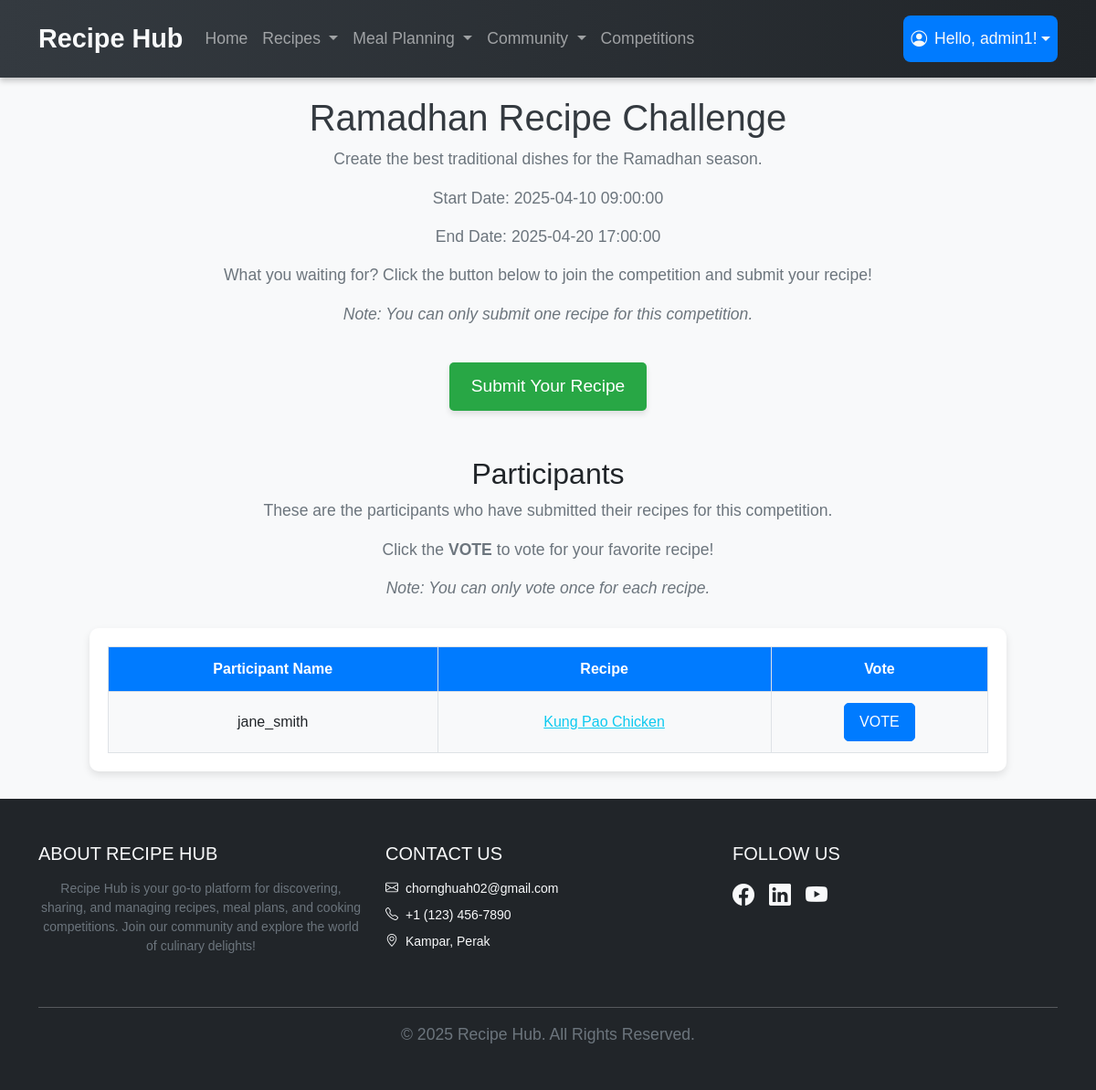
The app's page /cooking_competition_module/competition_details.php?id=2 (signed in), older data.
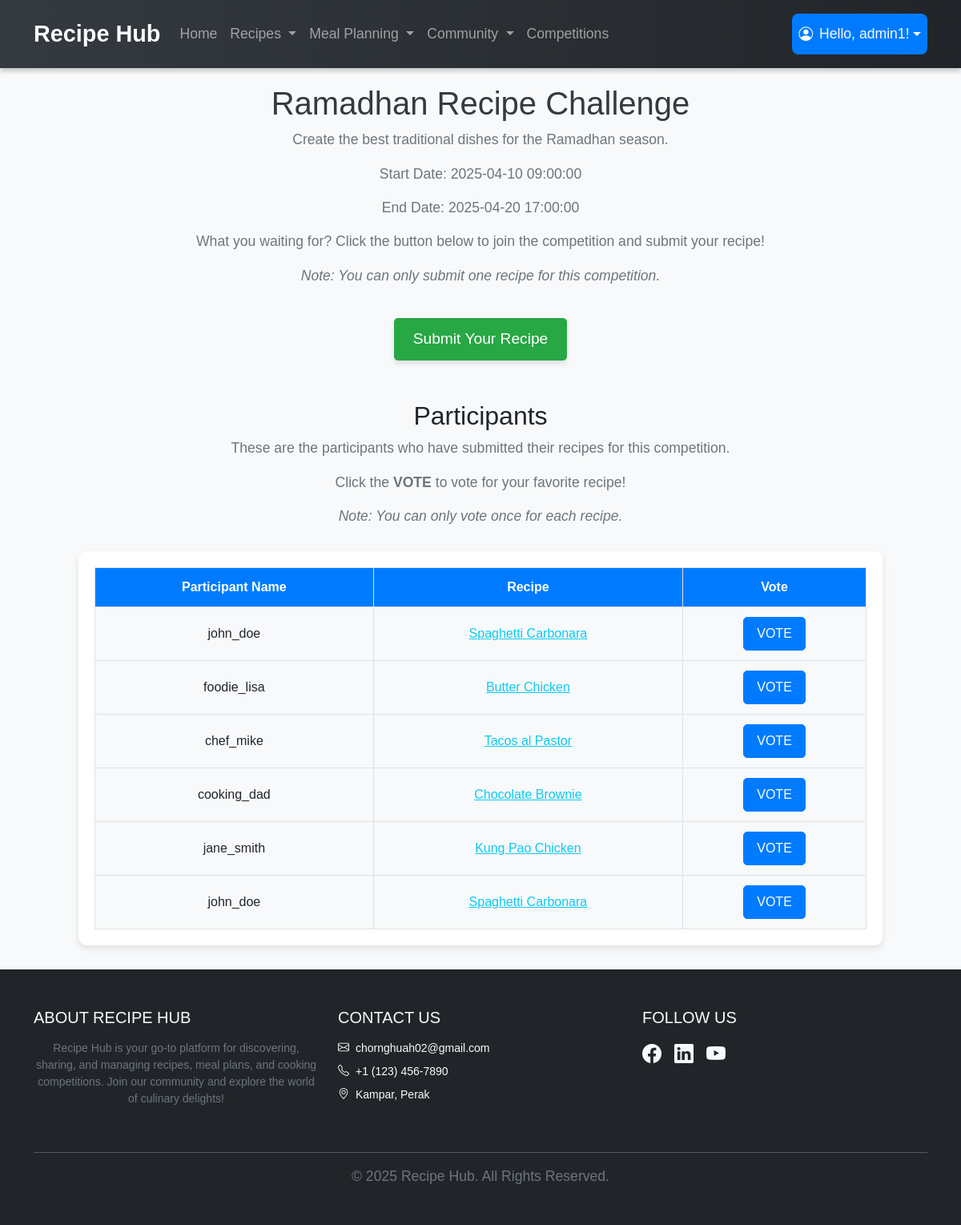
The same page, newer data.
### tables this page shows
CREATE TABLE competition (
    competition_id INT PRIMARY KEY AUTO_INCREMENT,
    competition_name VARCHAR(255) NOT NULL,
    image_path VARCHAR(255) NOT NULL,
    description TEXT NOT NULL,
    start_date TIMESTAMP NOT NULL DEFAULT CURRENT_TIMESTAMP ON UPDATE CURRENT_TIMESTAMP,
    end_date TIMESTAMP NULL DEFAULT NULL
);

CREATE TABLE competition_submission (
    submission_id INT PRIMARY KEY AUTO_INCREMENT,
    competition_id INT NOT NULL,
    user_id INT NOT NULL,
    recipe_id INT NOT NULL,
    submission_date TIMESTAMP NOT NULL DEFAULT CURRENT_TIMESTAMP ON UPDATE CURRENT_TIMESTAMP,
    FOREIGN KEY (competition_id) REFERENCES competition(competition_id) ON DELETE CASCADE,
    FOREIGN KEY (user_id) REFERENCES User(user_id) ON DELETE CASCADE,
    FOREIGN KEY (recipe_id) REFERENCES Recipe(recipe_id) ON DELETE CASCADE
);

CREATE TABLE User (
    user_id INT AUTO_INCREMENT PRIMARY KEY,
    username VARCHAR(50) NOT NULL,
    email VARCHAR(100) NOT NULL,
    password VARCHAR(255) NOT NULL,
    isAdmin BOOLEAN DEFAULT 0
);

CREATE TABLE Recipe (
    recipe_id INT AUTO_INCREMENT PRIMARY KEY,
    user_id INT NOT NULL,
    cuisine_id INT,
    category_id INT,
    title VARCHAR(100) NOT NULL,
    description TEXT NOT NULL,
    prep_time TIME NOT NULL,
    cook_time TIME NOT NULL,
    servings INT NOT NULL,
    spicy BOOLEAN NOT NULL DEFAULT FALSE,
    image_path VARCHAR(255),
    created_at TIMESTAMP DEFAULT CURRENT_TIMESTAMP,
    updated_at TIMESTAMP DEFAULT CURRENT_TIMESTAMP ON UPDATE CURRENT_TIMESTAMP,
    FOREIGN KEY (user_id) REFERENCES User(user_id) ON DELETE CASCADE,
    FOREIGN KEY (cuisine_id) REFERENCES Cuisine(cuisine_id) ON DELETE SET NULL,
    FOREIGN KEY (category_id) REFERENCES Category(category_id) ON DELETE SET NULL
);

### cooking_competition_module/competition_details.php (the view, shortened to what this page needs)
<?php
require("../user_module/database.php");
$competition_id = isset($_GET['id']) ? intval($_GET['id']) : '';
$query = "SELECT * FROM competition WHERE competition_id = '$competition_id'";
$result = mysqli_query($con, $query);
$competition = mysqli_fetch_assoc($result);
?>
<!DOCTYPE html>
<html>
<head>
    <link href="https://cdn.jsdelivr.net/npm/bootstrap@5.3.2/dist/css/bootstrap.min.css" rel="stylesheet">
</head>
<body>
    <?php include("../navbar.php"); ?>
    <div class="container">
        <h1><?php echo $competition['competition_name']; ?></h1>
        <p><?php echo $competition['description']; ?></p>
        <p>Start Date: <?php echo $competition['start_date']; ?></p>
        <p>End Date: <?php echo $competition['end_date']; ?></p>
        <p>What you waiting for? Click the button below to join the competition and submit your recipe!</p>
        <p><em>Note: You can only submit one recipe for this competition.</em></p>
        <div style="text-align: center; margin: 20px auto;">
            <a href="submit_recipe.php?competition_id=<?php echo $competition_id; ?>" class="submit-recipe-btn">
                Submit Your Recipe
            </a>
        </div>
        <div id="participant-info">
            <h2 style="text-align: center; margin-top: 30px;">Participants</h2>
            <p>These are the participants who have submitted their recipes for this competition.</p>
            <p>Click the <b>VOTE</b> to vote for your favorite recipe!</p>
            <p><em>Note: You can only vote once for each recipe.</em></p>
        </div>
        <div id="ongoing-competition" class="table-container">
            <table>
                <thead>
                    <tr>
                        <th>Participant Name</th>
                        <th>Recipe</th>
                        <th>Vote</th>
                    </tr>
                </thead>
                <tbody>
                    <?php
                    $query = "SELECT u.username, r.title, c.submission_id, r.recipe_id
                                    FROM Recipe r INNER JOIN User u ON r.user_id = u.user_id
                                    INNER JOIN competition_submission c ON r.recipe_id = c.recipe_id
                                    WHERE competition_id = '$competition_id'";
                    $result = mysqli_query($con, $query);
                    if (mysqli_num_rows($result) > 0) {
                        while ($row = mysqli_fetch_assoc($result)) {
                            echo "<tr>";
                            echo "<td>" . $row['username'] . "</td>";
                            echo '<td>
                                            <a href="#"
                                               onclick="loadRecipeDetails(' . $row['recipe_id'] . ');"
                                               class="text-info"
                                               data-bs-toggle="modal"
                                               data-bs-target="#viewModal">
                                                ' . htmlspecialchars($row['title']) . '
                                            </a>
                                        </td>';
                            echo "<td>
                                            <form action='' method='POST' style='display:inline;'>
                                                <input type='hidden' name='submission_id' value='" . $row['submission_id'] . "'>
                                                <button type='submit' class='btn btn-primary'>VOTE</button>
                                            </form>
                                        </td>";
                            echo "</tr>";
                        }
                    } else {
                        echo "<p>No participants found for this competition.</p>";
                    }
                    ?>
                </tbody>
            </table>
        </div>
    </div>
    <?php include '../footer.php'; ?>
</body>
</html>

### navbar.php (shortened to what this page needs)
<!DOCTYPE html>
<html lang="en">
<head>
    <link href="https://cdn.jsdelivr.net/npm/bootstrap-icons/font/bootstrap-icons.css" rel="stylesheet">
</head>
<body>
    <nav class="navbar navbar-expand-lg navbar-dark">
        <div class="container">
            <a class="navbar-brand" href="/Server-Side-Assignment/index.php">Recipe Hub</a>
            <div class="collapse navbar-collapse" id="navbarNav">
                <ul class="navbar-nav">
                    <li class="nav-item">
                        <a class="nav-link <?php echo basename($_SERVER['PHP_SELF']) == 'index.php' ? 'active' : ''; ?>" href="/Server-Side-Assignment/index.php">Home</a>
                    </li>
                    <li class="nav-item dropdown">
                        <a class="nav-link dropdown-toggle <?php echo in_array(basename($_SERVER['PHP_SELF']), ['recipe.php', 'recipe_user.php', 'recipe_admin.php', 'add_recipe.php', 'edit_recipe.php']) ? 'active' : ''; ?>" href="#" id="recipesDropdown" role="button" data-bs-toggle="dropdown" aria-expanded="false">
                            Recipes
                        </a>
                    </li>
                    <li class="nav-item dropdown">
                        <a class="nav-link dropdown-toggle <?php echo in_array(basename($_SERVER['PHP_SELF']), ['meal_plan_add.php', 'meal_plan_list.php', 'meal_plan_display.php', 'list_templates.php', 'view_template.php', 'edit_template.php', 'meal_plan_edit.php']) ? 'active' : ''; ?>" href="#" id="mealPlanningDropdown" role="button" data-bs-toggle="dropdown" aria-expanded="false">
                            Meal Planning
                        </a>
                    </li>
                    <li class="nav-item dropdown">
                        <a class="nav-link dropdown-toggle <?php echo in_array(basename($_SERVER['PHP_SELF']), ['Community.php', 'Add_post.php']) ? 'active' : ''; ?>" href="#" id="communityDropdown" role="button" data-bs-toggle="dropdown" aria-expanded="false">
                            Community
                        </a>
                    </li>
                    <li class="nav-item">
                        <a class="nav-link <?php echo basename($_SERVER['PHP_SELF']) == 'competition_main.php' ? 'active' : ''; ?>" href="/Server-Side-Assignment/cooking_competition_module/competition_main.php">Competitions</a>
                    </li>
                </ul>
                <ul class="navbar-nav ms-auto">
                    <?php if (isset($_SESSION['username'])): ?>
                        <li class="nav-item dropdown">
                            <a class="nav-link dropdown-toggle d-flex align-items-center user-dropdown" href="#" id="userDropdown" role="button" data-bs-toggle="dropdown" aria-expanded="false">
                                <i class="bi bi-person-circle me-2"></i>
                                Hello, <?php echo htmlspecialchars($_SESSION['username']); ?>!
                            </a>
                        </li>
                    <?php endif; ?>
                </ul>
            </div>
        </div>
    </nav>
</body>
</html>

### footer.php
<footer class="bg-dark text-light py-5">
    <div class="container">
        <div class="row text-center text-md-start">
            <div class="col-md-4 mb-4">
                <h5 class="text-uppercase mb-3">About Recipe Hub</h5>
                <p class="small">Recipe Hub is your go-to platform for discovering, sharing, and managing recipes, meal plans, and cooking competitions. Join our community and explore the world of culinary delights!</p>
            </div>
            <div class="col-md-4 mb-4">
                <h5 class="text-uppercase mb-3">Contact Us</h5>
                <ul class="list-unstyled small">
                    <li class="mb-2"><i class="bi bi-envelope me-2"></i><a href="mailto:chornghuah02@gmail.com" class="text-light text-decoration-none">chornghuah02@gmail.com</a></li>
                    <li class="mb-2"><i class="bi bi-telephone me-2"></i>+1 (123) 456-7890</li>
                    <li><i class="bi bi-geo-alt me-2"></i>Kampar, Perak</li>
                </ul>
            </div>
            <div class="col-md-4 mb-4">
                <h5 class="text-uppercase mb-3">Follow Us</h5>
                <div class="d-flex justify-content-center justify-content-md-start">
                    <a href="https://www.facebook.com/UTARnet/" class="text-light me-3"><i class="bi bi-facebook fs-4"></i></a>
                    <a href="https://www.linkedin.com/in/leechornghuah/" class="text-light me-3"><i class="bi bi-linkedin fs-4"></i></a>
                    <a href="https://www.youtube.com/watch?v=0i0bCWGKDE0" class="text-light"><i class="bi bi-youtube fs-4"></i></a>
                </div>
            </div>
        </div>
        <hr class="bg-light">
        <div class="text-center small">
            <p class="mb-0">&copy; <?php echo date('Y'); ?> Recipe Hub. All Rights Reserved.</p>
        </div>
    </div>
</footer>

### cooking_competition_module/competition_details.php (style rules this page uses)
body { font-family: 'Arial', sans-serif; margin: 0; padding: 0; background-color: #f8f9fa; }
h1 { text-align: center; color: #343a40; font-size: 2.5rem; margin-top: 20px; }
p { text-align: center; color: #6c757d; font-size: 1.1rem; }
.table-container { margin: 30px auto; padding: 20px; background-color: #ffffff; border-radius: 10px; box-shadow: 0 4px 8px rgba(0, 0, 0, 0.1); max-width: 90%; }
table { width: 100%; border-collapse: collapse; }
th, td { border: 1px solid #dee2e6; padding: 12px; text-align: center; }
th { background-color: #007bff; color: white; font-weight: bold; }
td { background-color: #f8f9fa; }
.btn-primary { background-color: #007bff; border-color: #007bff; padding: 8px 16px; font-size: 1rem; border-radius: 5px; }
.submit-recipe-btn { display: inline-block; margin: 20px auto; padding: 12px 24px; font-size: 1.2rem; color: white; background-color: #28a745; border: none; border-radius: 5px; text-decoration: none; box-shadow: 0 4px 6px rgba(0, 0, 0, 0.1); transition: background-color 0.3s ease, transform 0.2s ease; }

### navbar.php (style rules this page uses)
html { overflow-y: scroll; }
.navbar { background: linear-gradient(90deg, #343a40, #212529); box-shadow: 0 4px 6px rgba(0, 0, 0, 0.2); padding: 1rem 1.5rem; }
.navbar-brand { font-weight: bold; font-size: 1.8rem; color: #f8f9fa; }
.nav-link { font-size: 1.1rem; padding: 0.5rem 1rem; transition: color 0.3s ease, background-color 0.3s ease, transform 0.2s ease; }
.user-dropdown { background-color: #007BFF; color: #f8f9fa; border-radius: 0.5rem; padding: 0.75rem 1.25rem; }

Row changes from the older to the newer data that the page shows:
added competition_submission: user.username "john_doe", recipe.title "Spaghetti Carbonara"
added competition_submission: user.username "foodie_lisa", recipe.title "Butter Chicken"
added competition_submission: user.username "chef_mike", recipe.title "Tacos al Pastor"
added competition_submission: user.username "cooking_dad", recipe.title "Chocolate Brownie"
added competition_submission: user.username "john_doe", recipe.title "Spaghetti Carbonara"
